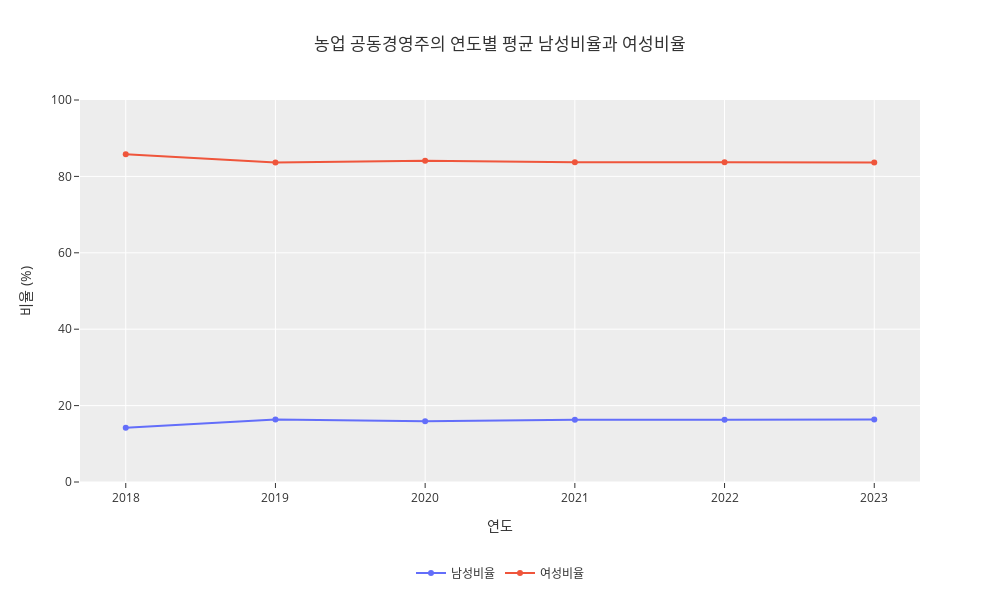

Write notebook code for a chart like this one.
### Code cell
df_avg = df_all.groupby('연도').agg({
    '남성비율': 'mean',
    '여성비율': 'mean'
}).reset_index()
fig = px.line(df_avg, x='연도', y=['남성비율', '여성비율'],
              title='농업 공동경영주의 연도별 평균 남성비율과 여성비율',
              labels={'연도': '연도', 'value': '비율 (%)'},
              markers=True,
             width = 1000, height = 600)
fig.update_layout(showlegend=True,
                  yaxis=dict(
                    range=[0, 100]  
    ),template='ggplot2',legend_title_text="" ,
    legend=dict(
        orientation="h",
        yanchor="top",
        y=-0.2, 
        xanchor="center",
        x=0.5
    ))
fig

### Figure 1 — Plotly figure (JSON) as saved in the notebook; plotly's stock layout.template omitted (floating-point values rounded to 4 significant figures)
{"data": [{"hovertemplate": "variable=남성비율<br>연도=%{x}<br>비율 (%)=%{y}<extra></extra>", "legendgroup": "남성비율", "line": {"color": "#636efa", "dash": "solid"}, "marker": {"symbol": "circle"}, "mode": "markers+lines", "name": "남성비율", "orientation": "v", "showlegend": true, "type": "scatter", "x": [2018, 2019, 2020, 2021, 2022, 2023], "xaxis": "x", "y": [14.23, 16.35, 15.88, 16.32, 16.29, 16.35], "yaxis": "y"}, {"hovertemplate": "variable=여성비율<br>연도=%{x}<br>비율 (%)=%{y}<extra></extra>", "legendgroup": "여성비율", "line": {"color": "#EF553B", "dash": "solid"}, "marker": {"symbol": "circle"}, "mode": "markers+lines", "name": "여성비율", "orientation": "v", "showlegend": true, "type": "scatter", "x": [2018, 2019, 2020, 2021, 2022, 2023], "xaxis": "x", "y": [85.77, 83.65, 84.12, 83.68, 83.71, 83.65], "yaxis": "y"}], "layout": {"height": 600, "legend": {"orientation": "h", "title": {"text": ""}, "tracegroupgap": 0, "x": 0.5, "xanchor": "center", "y": -0.2, "yanchor": "top"}, "showlegend": true, "title": {"text": "농업 공동경영주의 연도별 평균 남성비율과 여성비율"}, "width": 1000, "xaxis": {"anchor": "y", "autorange": true, "domain": [0, 1], "range": [2018.0, 2023.0], "title": {"text": "연도"}, "type": "linear"}, "yaxis": {"anchor": "x", "domain": [0, 1], "range": [0, 100], "title": {"text": "비율 (%)"}, "type": "linear"}}}
